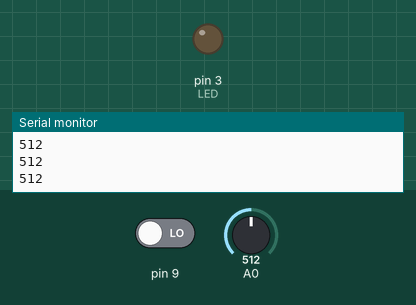
Recording of a sketch running on a simulated Arduino Uno, built with avr-gcc and run on an emulated ATmega328P. Shown: output pins drawn as LEDs (lit = HIGH), the last lines printed to the serial monitor. The inputs (shaded band) are chosen by the test bench; at power-on: pin 9 LOW, A0 = 512.

Above: at 1.2 s.
1.3 s: pin 9 driven HIGH
At 2.2 s:
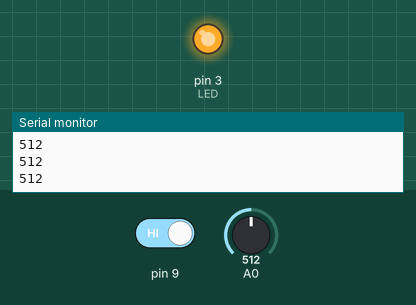
2.8 s: A0 set to 266
4.3 s: A0 set to 235
At 5.6 s:
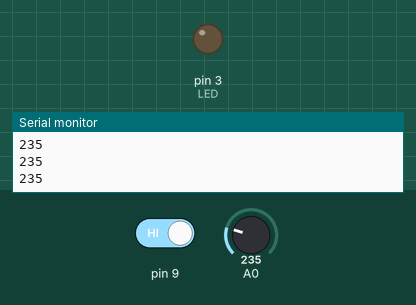
Timing chart, 0 to 7.3 s (numbered marks = the images above; inputs shaded):
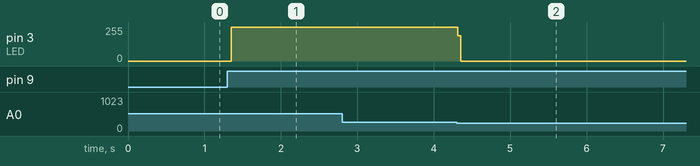

Measured:
- the behaviour switches between 250 and 249 on A0 (found by bisection; images 1 and 2)
- after the input at 1.3 s, pin 3 (LED): 0/255 → 255/255 after 0.05 s
- after the input at 4.3 s, pin 3 (LED): 255/255 → 0/255 at once

The sketch:

ambient_lignt_led_switch.ino
```cpp
void setup()
{
   Serial.begin(9600);
  pinMode(A0, INPUT);
  pinMode(3, OUTPUT);  //LED
  pinMode(9, INPUT);  //버튼
}

void loop()
{
  Serial.println(analogRead(A0));
  if(analogRead(A0)<250){
    digitalWrite(3, HIGH);
    if(digitalRead(9) == HIGH) {
      digitalWrite(3, LOW);
    }
  }
  else if(analogRead(A0)>=250){
    digitalWrite(3, LOW);
    if(digitalRead(9) == HIGH) {
      digitalWrite(3, HIGH);
    }
  }
}
```
